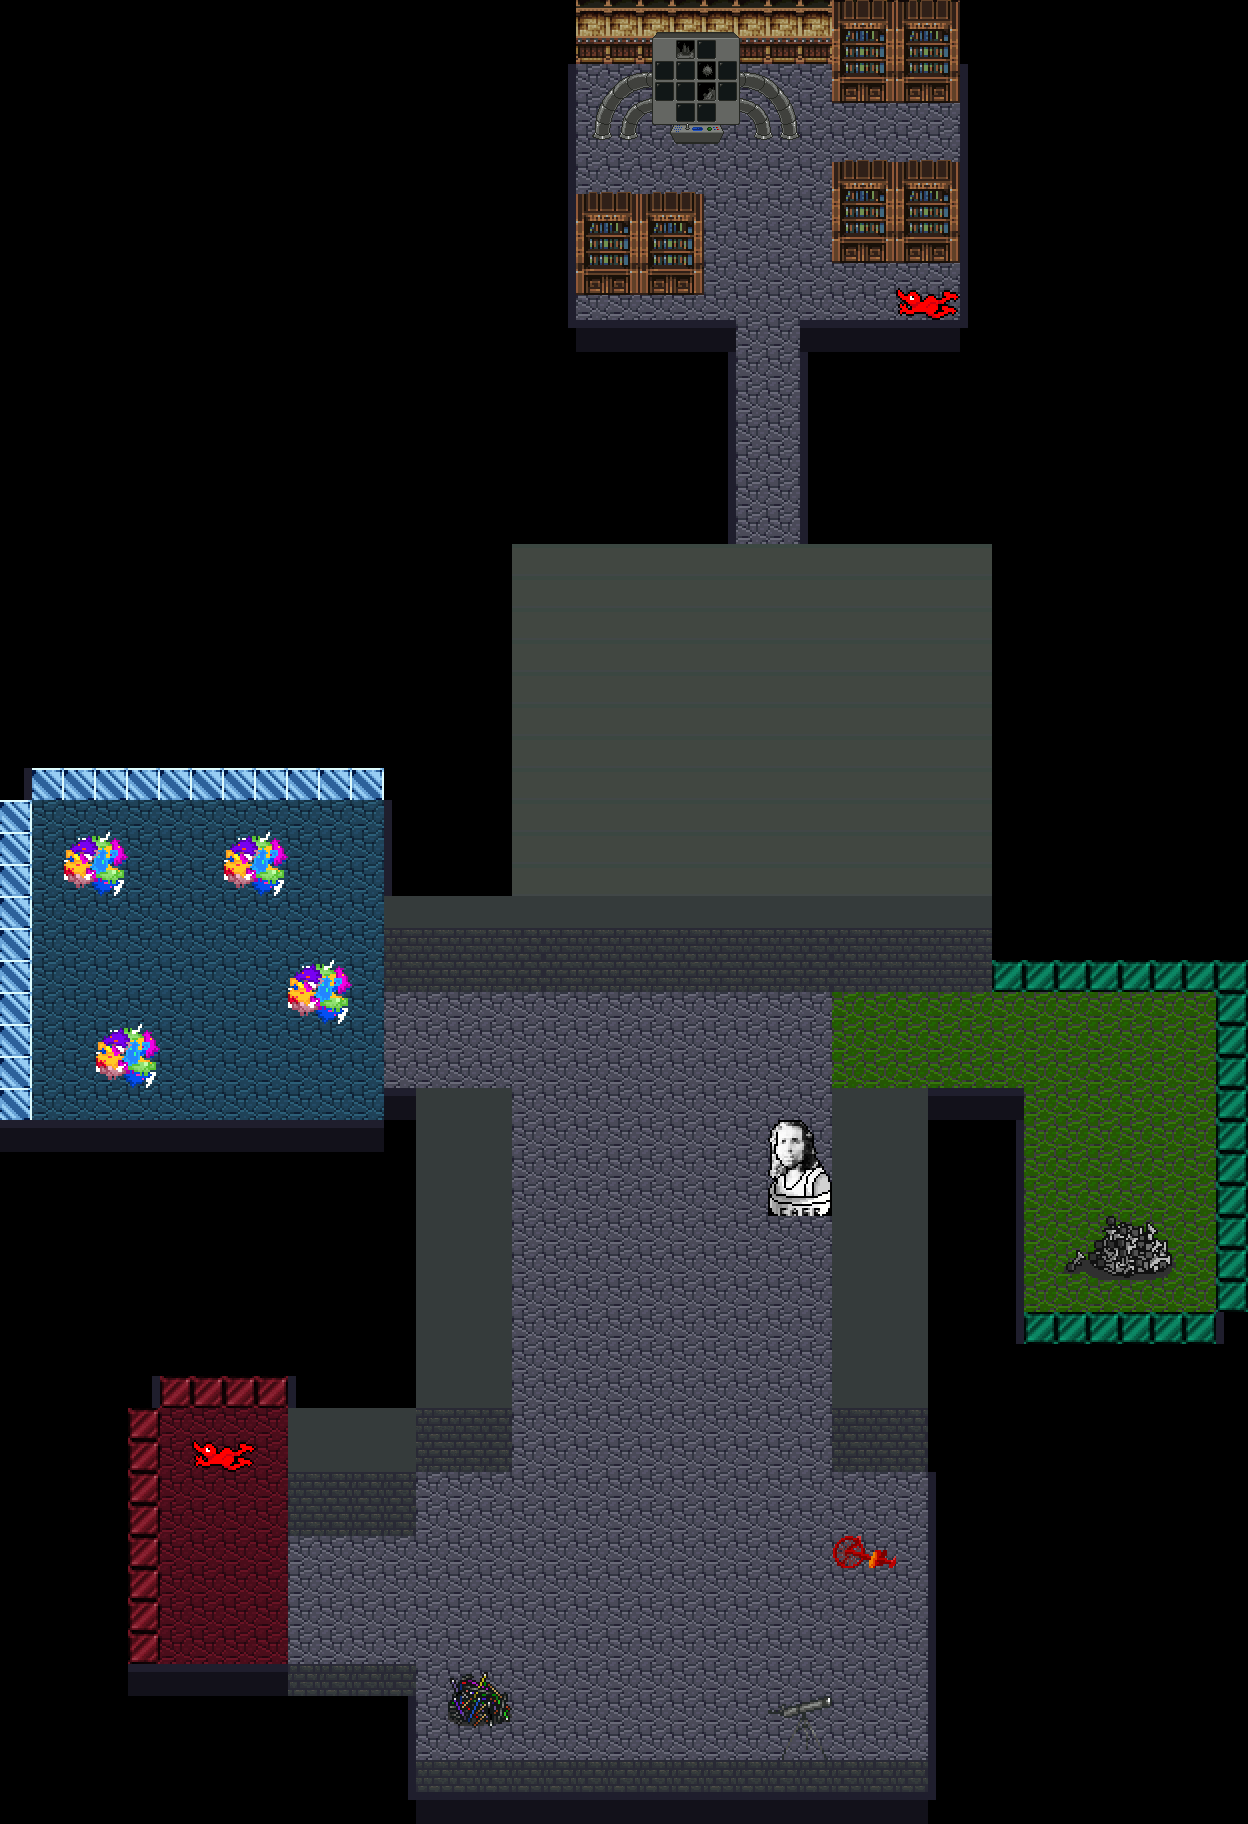

Rendered tile map (Tiled .tmx) drawn with the repository's tilesets; below, a short description and the map source with its tile grids summarised:
An orthogonal 39x57 tile map with 32x32 px tiles, 3 tile layers (World, Collision, StaticObjects) and 2 objects (2x spawnzone).

<map version="1.2" tiledversion="1.2.4" orientation="orthogonal" renderorder="left-up" width="39" height="57" tilewidth="32" tileheight="32" infinite="0" nextlayerid="8" nextobjectid="6">
 <tileset firstgid="1" source="tiles2.tsx" />
 <layer id="5" name="World" width="39" height="57">
  <data>[2223 cells, 1032 non-empty, 23 distinct tile ids]</data>
 </layer>
 <layer id="6" name="Collision" width="39" height="57">
  <data>[2223 cells, 426 non-empty, 19 distinct tile ids]</data>
 </layer>
 <layer id="7" name="StaticObjects" width="39" height="57">
  <data>[2223 cells, 423 non-empty, 78 distinct tile ids]</data>
 </layer>
 <objectgroup id="4" name="Objects">
  <object id="3" name="spawnzone" x="416" y="1472" width="512" height="288" />
  <object id="4" name="spawnzone" x="512" y="1088" width="224" height="384" />
 </objectgroup>
</map>
